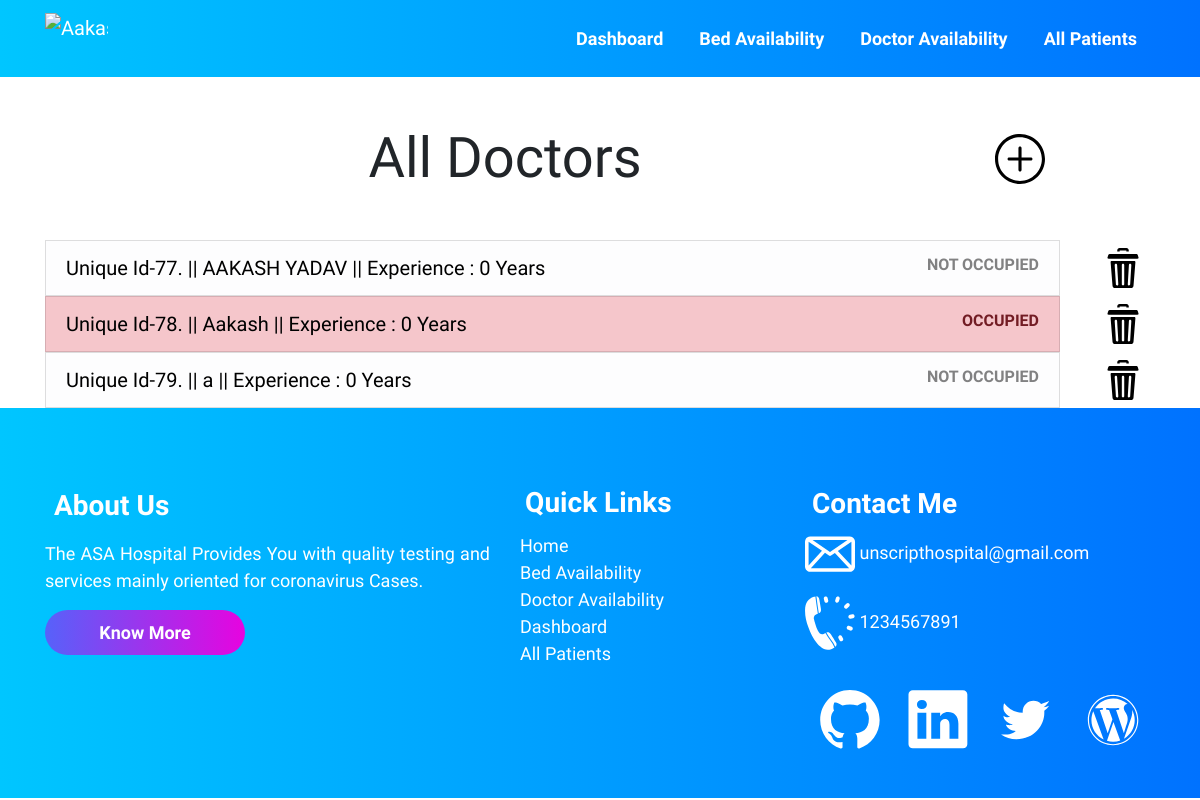
The app's page /doctoravailability/ with its own data.
### accounts/models.py (models this page shows, shortened)
class Doctor (models.Model):
    doctor_id = models.AutoField(primary_key=True)
    name = models.CharField(max_length=500, default="")
    phone = models.CharField(default="", max_length=500)
    experience_in_years = models.IntegerField(default=0)
    occupied = models.BooleanField(default=False)

### accounts/views.py (the view)
# urls.py: path("doctoravailability/", views.doctoravailability,
def doctoravailability(request):
    all_doctor_objects = Doctor.objects.all()
    context = {
        'all_doctors': all_doctor_objects
    }
    return render(request, 'doctoravailability.html', context)

### templates/doctoravailability.html (shortened to what this page needs)
{% extends 'innerbase.html' %}
{% load static %}
{% block cssLinks %}
<link rel="stylesheet" href="{% static 'css/doctoravailability.css' %}">
{% endblock %}
{% block body %}
<div class="container">
    <div class="row">
        <div class="col-md-10">
            <h1 class="text-center my-5 header display-4">All Doctors</h1>
        </div>
        <div class="col-md-2 d-flex align-items-center text-center">
            <a href="/adddoctor">
                <img src="{% static '/icons/plus.svg' %}" width="50px" class="hover-item">
            </a>
        </div>
    </div>
    <ul class="list-group">
        {% for doctor in all_doctors %}
        <div class="row">
            <div class="col-md-11">
                <a href="/doctors/{{doctor.doctor_id}}" style="text-decoration: none;">
                    <li class="list-group-item list-group-item-action
                    {% if doctor.occupied %} list-group-item-danger {% else %} list-group-item-light {% endif %}
                    ">
                        <div class="row">
                            <div class="col-md-9 header-of-list">
                                Unique Id-{{doctor.pk}}. || {{doctor.name}} || Experience :
                                {{doctor.experience_in_years}} Years
                            </div>
                            <div class="col-md-3 text-right">
                                <b>
                                    {% if doctor.occupied %} OCCUPIED {% else %} NOT OCCUPIED {% endif %}
                                </b>
                            </div>
                        </div>
                    </li>
                </a>
            </div>
            <div class="col-md-1 text-center align-self-center">
                <img src="{% static '/icons/delete.svg' %}" class="hover-item" width="40px" alt="Delete"
                    data-bs-toggle="modal" data-bs-target="#exampleModal">
            </div>
        </div>
        {% empty %}
        <li class="list-group-item list-group-item-action">NO DOCTORS IN THE DATABASE</li>
        {% endfor %}
    </ul>
</div>
{% endblock %}

### static/css/base.css (style rules this page uses)
* { margin: 0; padding: 0; font-family: "Raleway", sans-serif; scroll-behavior: smooth; }

### static/css/doctoravailability.css (style rules this page uses)
* { margin: 0; padding: 0; }
.header-of-list { color: black; font-weight: 400; font-size: 20px; }
.hover-item { transition-duration: 0.3s ease-in; }

### records on screen
Doctor: pk "77", name "AAKASH YADAV", experience_in_years "0", occupied "NOT OCCUPIED"
Doctor: pk "78", name "Aakash", experience_in_years "0", occupied "OCCUPIED"
Doctor: pk "79", name "a", experience_in_years "0", occupied "NOT OCCUPIED"
